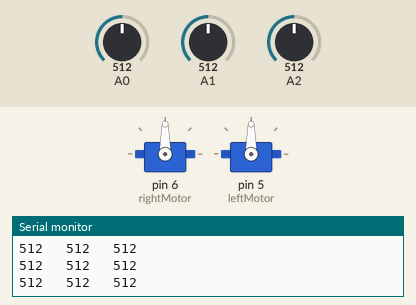
The sketch below on a simulated Arduino Uno, built with avr-gcc and run on an emulated ATmega328P. Shown: 2 × servo, the last lines printed to the serial monitor. Inputs (shaded band) come from the test bench; at power-on: A0 = 512, A1 = 512, A2 = 512.

Above: at 1.2 s.
1.3 s: A0 set to 932
4.3 s: A0 set to 961
At 5.4 s:
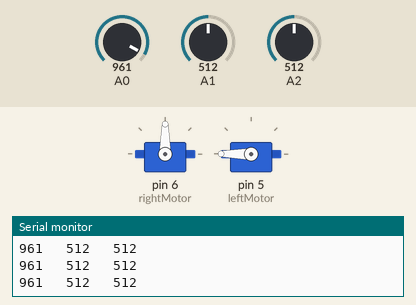
5.8 s: A1 set to 987
7.3 s: A1 set to 1009
10.3 s: A2 set to 941
13.3 s: A2 set to 957
At 14.1 s:
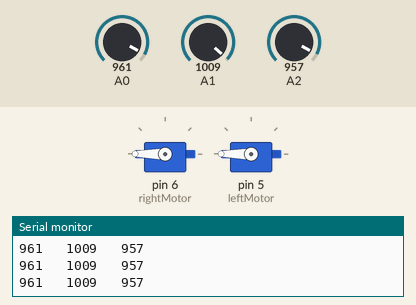
Timing chart, 0 to 15.8 s (numbered marks = the images above; inputs shaded):
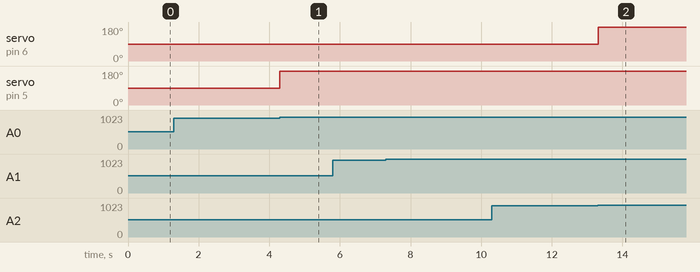

The sketch:

LineFollower.ino
```cpp
/*
* This is a program to make CARL follow a line. It requires two servo motors and three line sensors.
* For more information see http://arlauchpad.github.io/Carlbot/
*/

#include <Servo.h>     //include Servo.h so we can control the motors

Servo rightMotor;      //Craete a variable to hold the rightMotor object
Servo leftMotor;       //Create a variable to hold the leftMotor object

int LINE_SENSOR_THRESHOLD = 950; //create a constant to serve as a threshold. THIS MAY NEED TUNING
int leftSensor = A0;    //The left sensor will be hooked up to pin A0
int centerSensor = A1;  //The center sensor will be hooked up to pin A1
int rightSensor = A2;   //The right sensor will be hooked up to pin A2

/*****************************************************************************************
**
** The next two methods (setup and loop) make up the bulk of the program. It's where
** the 'fun' stuff happens. Remember, 'setup' runs one time when the code first begins
** executing on the arduino. After that, the 'loop' method runs continuously over and over
** again really fast.
**
*****************************************************************************************/

void setup() {
  rightMotor.attach(6);  //The right motor uses pin 5
  leftMotor.attach(5);   //The left motor uses pin 6
  Serial.begin(9600);
}

/**
** In the main body of the program, we will loop over and read each sensor. We will activate the motors
** depending on which combination of line sensors currently see the line
**/
void loop() {
  int val1 = analogRead(A0);
    int val2 = analogRead(A1);
      int val3 = analogRead(A2);
 Serial.print(val1);
 Serial.print("   ");
  Serial.print(val2);
 Serial.print("   ");
   Serial.println(val3);
  //If only left sensor sees the line, turn right quick!
  if(seesLine(leftSensor) && !seesLine(centerSensor) && !seesLine(rightSensor)){
   driveRight_slight();
 }

 //if the left and center snesor see the line, turn right slowly
 else if(seesLine(leftSensor) && seesLine(centerSensor) && !seesLine(rightSensor)){
   driveRight_slight();
 }

 //if only the center sensor sees the line, drive straight
 else if(!seesLine(leftSensor) && seesLine(centerSensor) && !seesLine(rightSensor)){
   driveForward();
 }

 //if all three sensors see the line, drive straight
  else if(seesLine(leftSensor) && seesLine(centerSensor) && seesLine(rightSensor)){
   driveForward();
 }

 //if the center and right sensor see the line, turn left slowly
 else if(!seesLine(leftSensor) && seesLine(centerSensor) && seesLine(rightSensor)){
   driveLeft_slight();
 }

 //if only the right sensor sees the line, left left quick!
 else if(!seesLine(leftSensor) && !seesLine(centerSensor) && seesLine(rightSensor)){
   driveLeft_slight();
 }
}

/*****************************************************************************************
**
** OK, we are now done with the loop. (whew!). Now we declare some "helper" functions.
** Basically, these are little bits of code that we call inside the loop method to help
** keep things organized
**
*****************************************************************************************/

/**
* This is a method that reads a sensor value. The 'analogRead' method returns a value between 0 and 1024.
* But what we are really interested in is whether or not the sensor saw a line or not. So we compare the
** value it returned to the 'LINE_SENSOR_THRESHOLD'. If it's
**/
bool seesLine(int pin){
 int analogValue =  analogRead(pin);  // a value between 0 and 1024
 if(analogValue > LINE_SENSOR_THRESHOLD){
   return true;
 }else{
   return false;
 }
}

/**
** The next several metods are our 'drive' methods that make the wheels turn differently. Remember
** that with continuous rotation servos (like the one CARL uses), giving the servo a value of 0 makes
** the motor spin in one direction. Giving it a value of 180 makes it spin in the other direction. Giving
** it a value of 90 makes it stop.
**
** Also remember that your wheels may be hooked up in a different configuration in this code. For example,
** in your robot, maybe 180 makes the right motor spin backward, but in this code, it makes the wheel
** spin forward. You will have to see how your wheels are hooked up, and adjust accordingly.
**/

void driveForward(){
  rightMotor.write(180);
  leftMotor.write(180);
}

void driveLeft_slight(){
  rightMotor.write(180);
  leftMotor.write(90);
}

void driveLeft_sharp(){
  rightMotor.write(180);
  leftMotor.write(0);
}

void driveRight_slight(){
  rightMotor.write(90);
  leftMotor.write(180);
}

void driveRight_sharp(){
  rightMotor.write(0);
  leftMotor.write(180);
}
```

Measured:
- the behaviour switches between 950 and 951 on A0 (found by bisection; images 0 and 1)
- the behaviour switches between 950 and 951 on A2 (found by bisection; images 1 and 2)
- after the input at 4.3 s, servo on pin 5 (leftMotor): 90° → 180° at once
- after the input at 13.3 s, servo on pin 6 (rightMotor): 90° → 180° at once
